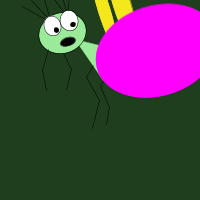
Frame 1 (no input)
Frame 60 (the mouse pressed at the canvas centre just before this capture): identical to frame 1, image omitted
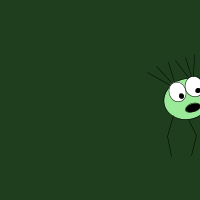
Frame 120 (the mouse held since frame 60 and released just before this capture)

The Processing sketch that drew these frames (run headless with seeded random() and noise(); from frame 60 on, the mouse is pressed at the canvas centre):

// Processing sketch: processing_15013
// ── processing_15013.pde

// animated Firefly by Cecile
//animations: the firefly follows your mouse
//the body of the animal changes color when you click
//the wings are constantly moving

int wing_x_position;
int wing_y_position;

void setup() {
  size(200,200);
  noStroke();
  wing_x_position = 0;
  wing_y_position = 10;
  // myFirefly = new Firefly
}

void draw() {
  draw_firefly (mouseX*2, mouseY*2, color(255,0,255), 0, 0.5);
}


void draw_firefly(int x_position, int y_position, color c, int angle, float s)
{
  rotate(-0.3);
  background(30,62,30);  
  wing_x_position = (wing_x_position+x_position) % 5;
  wing_y_position = (y_position+wing_y_position) % 7;


  scale(s);
  // wings
  fill(244,232,28);
  stroke(244,232,28);

  ellipse(x_position+wing_x_position+230,y_position+80,35,160);
  ellipse(x_position+wing_y_position+190,y_position+80,25,160);

  //body   
  fill(154,234,154);
  stroke(154,234,154);
  triangle(x_position+150, y_position+215, x_position+120, y_position+120, x_position+170,y_position+150);

  //change body color    
  if (mousePressed == true) {
    fill(252,255,130);
    stroke(252,255,130);
  } 
  else {
    fill(c);
    stroke(c);
  }
  ellipse(x_position+270,y_position+190,250,180);

  // head
  stroke(0);
  fill(154,234,154);
  ellipse(x_position+100,y_position+100,95,80);

  // eye1
  fill(255);
  ellipse(x_position+85,y_position+80,35,40);

  //iris1
  fill(0);
  ellipse(x_position+90,y_position+91,10,10);
  //eye2
  fill(255);
  ellipse(x_position+120,y_position+80,35,40);

  //iris2 
  fill(0);
  ellipse(x_position+125,y_position+90,10,10);
  //mouth 
  ellipse(x_position+105,y_position+120,30,16);

  // eyelashes
  line(x_position+40,y_position+25,x_position+75,y_position+65);
  line(x_position+60,y_position+20,x_position+80,y_position+61);
  line(x_position+85,y_position+20,x_position+85,y_position+61);

  line(x_position+100,y_position+20,x_position+115,y_position+60);
  line(x_position+120,y_position+20,x_position+120,y_position+60);
  line(x_position+140,y_position+20,x_position+125,y_position+60);

  //arms
  line(x_position+63,y_position+124,x_position+40,y_position+160);
  line(x_position+40,y_position+160,x_position+35,y_position+200);

  line(x_position+90,y_position+140,x_position+95,y_position+175);
  line(x_position+95,y_position+175,x_position+75,y_position+210);

  // legs
  line(x_position+120,y_position+200,x_position+140,y_position+180);
  line(x_position+120,y_position+200,x_position+130,y_position+250);
  line(x_position+130,y_position+250,x_position+100,y_position+300);

  line(x_position+150,y_position+218,x_position+140,y_position+225);
  line(x_position+140,y_position+225,x_position+145,y_position+270);
  line(x_position+145,y_position+270,x_position+130,y_position+300);
}
